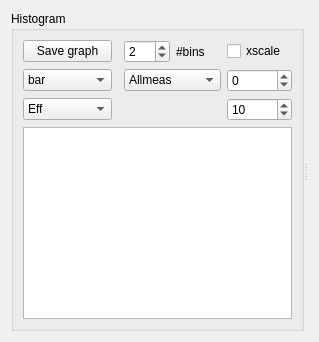
       <widget class="QWidget" name="Histogram">
        <attribute name="title">
         <string>Histogram</string>
        </attribute>
        <layout class="QHBoxLayout" name="horizontalLayout_8">
         <item>
          <widget class="QSplitter" name="splitter_8">
           <property name="orientation">
            <enum>Qt::Horizontal</enum>
           </property>
           <widget class="QGroupBox" name="groupBox_HistoGraph">
            <property name="sizePolicy">
             <sizepolicy hsizetype="Maximum" vsizetype="Maximum">
              <horstretch>0</horstretch>
              <verstretch>0</verstretch>
             </sizepolicy>
            </property>
            <property name="title">
             <string>Histogram</string>
            </property>
            <layout class="QGridLayout" name="gridLayout_12">
             <item row="1" column="2" colspan="2">
              <widget class="QComboBox" name="comboBox_HistoScanDirect">
               <item>
                <property name="text">
                 <string>Allmeas</string>
                </property>
               </item>
               <item>
                <property name="text">
                 <string>OnlyRev</string>
                </property>
               </item>
               <item>
                <property name="text">
                 <string>OnlyForw</string>
                </property>
               </item>
               <item>
                <property name="text">
                 <string>Bestof/pix</string>
                </property>
               </item>
               <item>
                <property name="text">
                 <string>Bestof/subst</string>
                </property>
               </item>
              </widget>
             </item>
             <item row="3" column="0" colspan="5">
              <widget class="QListWidget" name="listWidget_HistoGroups">
               <property name="selectionMode">
                <enum>QAbstractItemView::MultiSelection</enum>
               </property>
              </widget>
             </item>
             <item row="1" column="0">
              <widget class="QComboBox" name="comboBox_HistoType">
               <item>
                <property name="text">
                 <string>bar</string>
                </property>
               </item>
               <item>
                <property name="text">
                 <string>barstacked</string>
                </property>
               </item>
               <item>
                <property name="text">
                 <string>step</string>
                </property>
               </item>
               <item>
                <property name="text">
                 <string>stepfilled</string>
                </property>
               </item>
              </widget>
             </item>
             <item row="0" column="0">
              <widget class="QPushButton" name="pushButton_SaveHistoGraph">
               <property name="text">
                <string>Save graph</string>
               </property>
              </widget>
             </item>
             <item row="2" column="4">
              <widget class="QSpinBox" name="spinBox_HistxscaleMax">
               <property name="minimum">
                <number>-99999</number>
               </property>
               <property name="maximum">
                <number>99999</number>
               </property>
               <property name="value">
                <number>10</number>
               </property>
              </widget>
             </item>
             <item row="0" column="2">
              <widget class="QSpinBox" name="spinBox_HistoBins">
               <property name="value">
                <number>2</number>
               </property>
              </widget>
             </item>
             <item row="0" column="3">
              <widget class="QLabel" name="label_13">
               <property name="text">
                <string>#bins</string>
               </property>
              </widget>
             </item>
             <item row="0" column="4">
              <widget class="QCheckBox" name="checkBox_Histxscale">
               <property name="text">
                <string>xscale</string>
               </property>
              </widget>
             </item>
             <item row="2" column="0">
              <widget class="QComboBox" name="comboBox_HistoParam">
               <item>
                <property name="text">
                 <string>Eff</string>
                </property>
               </item>
               <item>
                <property name="text">
                 <string>FF</string>
                </property>
               </item>
               <item>
                <property name="text">
                 <string>Voc</string>
                </property>
               </item>
               <item>
                <property name="text">
                 <string>Jsc</string>
                </property>
               </item>
               <item>
                <property name="text">
                 <string>Vmpp</string>
                </property>
               </item>
               <item>
                <property name="text">
                 <string>Jmpp</string>
                </property>
               </item>
               <item>
                <property name="text">
                 <string>Pmpp</string>
                </property>
               </item>
               <item>
                <property name="text">
                 <string>Roc</string>
                </property>
               </item>
               <item>
                <property name="text">
                 <string>Rsc</string>
                </property>
               </item>
               <item>
                <property name="text">
                 <string>HI</string>
                </property>
               </item>
              </widget>
             </item>
             <item row="1" column="4">
              <widget class="QSpinBox" name="spinBox_HistxscaleMin">
               <property name="minimum">
                <number>-99999</number>
               </property>
               <property name="maximum">
                <number>99999</number>
               </property>
              </widget>
             </item>
            </layout>
           </widget>
           <widget class="QWidget" name="widget_HistoGraph" native="true">
            <property name="sizePolicy">
             <sizepolicy hsizetype="Expanding" vsizetype="Expanding">
              <horstretch>0</horstretch>
              <verstretch>0</verstretch>
             </sizepolicy>
            </property>
            <layout class="QGridLayout" name="gridLayout_13">
             <property name="leftMargin">
              <number>0</number>
             </property>
             <property name="topMargin">
              <number>0</number>
             </property>
             <property name="rightMargin">
              <number>0</number>
             </property>
             <property name="bottomMargin">
              <number>0</number>
             </property>
            </layout>
           </widget>
          </widget>
         </item>
        </layout>
       </widget>
